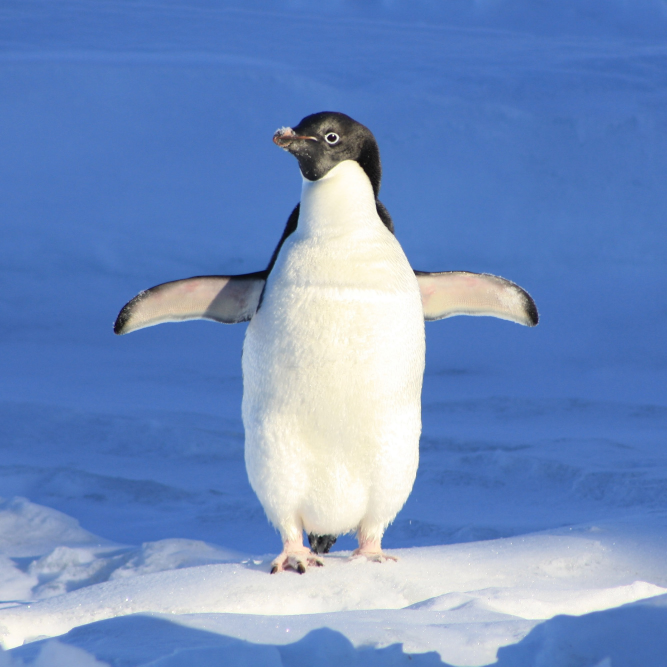
#> input picture Core/NotebookToScript/penguin.jpg, 2000 x 2000 px (shown at 1/3 size)
$ jupyter execute --allow-errors ImageBlur-RobustComputing.ipynb
#> lines starting #> are read from the running program, lines starting #| are printed output that depends on the picture
This notebook duplicates the function of the ImageBlur example, but adds as many "robust computing" features as we can.

Note: some of these additions will save us from problems, others just make it easier to see where they come from.

Important Note: where we say something is required in this Notebook, we are just demonstrating - nothing here needs any particular numpy version for example, and as of writing, there is no version 2 yet.

[cell 1]
import numpy as np
from PIL import Image

[cell 2]
#A flag telling us whether to plot the images
do_plots = True
try:
    import matplotlib.pyplot as plt
except Exception as e:
    #If matplotlib not availble, we can just not plot the images
    print("Matplotlib could not be imported, error message: "+str(e))
    print("No images will be shown")
    do_plots = False

Check that the library versions are recent enough and that any optional features we might use are present

[cell 3]
# Needs numpy version '2' or '1.12'
npvers = np.__version__.split('.')
assert(int(npvers[0]) > 1 or int(npvers[0])==1 and int(npvers[1]) > 12)

[cell 4]
#One cell per check because execution will cease
#at the first assertion failure and we'd rather see all the errors

# This is a silly check, but the pattern is useful
assert(Image.open)

Rather than run the code steps as we go, we're first going to define functions for all the parts, and then run the "pipeline" at the very end. We document the functions where we write them, and try to give descriptive names. We also try to make our functions robust against errors.

Note that now we don't have "CHANGE this line" throughout our notebook - all the inputs are passed to the functions, and we only make changes in the block at the end

[cell 5]
def load_image(filename):
    """Open an image file and convert into image data we can process
    Inputs:
    filename - full file path to image
    Returns : the image. Return will be None if image can't be opened or understood
    """
#> called with filename = 'penguin.jpg'
    try:
        img = Image.open(filename).convert('L')
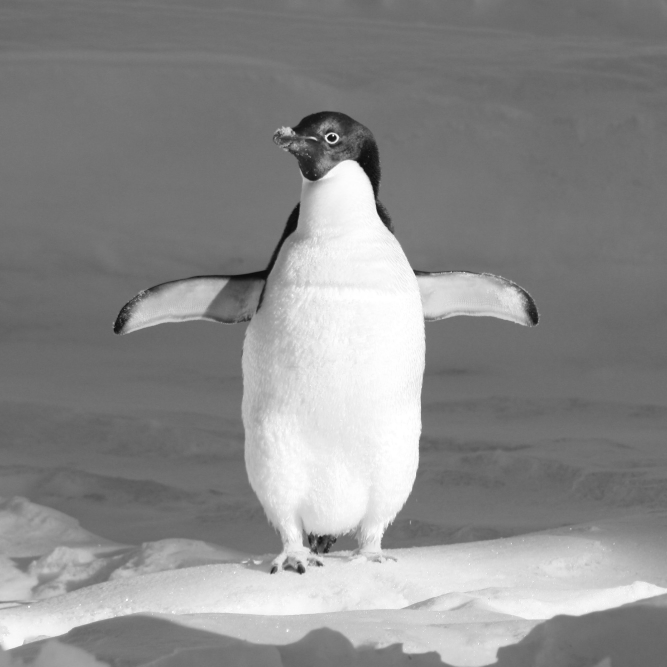
#> img: PIL image 2000x2000 L (shown at 1/3 size); min 8, max 255, mean 138.8
    except Exception as e:
        # We print the exception as well as our own message
        #This is important - something unexpected happened, so why would we
        # assume we know what it was?
        print("Image file not present or could not be opened: "+str(e))
        # return because we can't do anything useful now
        return

    try:
        # We'll work with a resized version of this image
        # First check image is square and give Warning if not!
        # I will allow a tiny bit of un-squareness, at most 1%
        dims = img.size
#> dims = (2000, 2000)
        if abs(dims[0]-dims[1])/dims[0] > 0.01:
            print("WARNING: Your image is not square. It will be deformed!")
        #Continue anyway because this is not a blocking problem

        dim = 2000
        img_resized = img.resize((dim,dim))
    except:
        # Now if anything happens, we'll at least know which step went wrong
        print("Error resizing image")
        # We might try to go on anyway with the original image although
        # beware that this might not be a sensible thing to do
        img_resized = img

    try:
        # ... and convert it into a numpy array of floats
        img_data = np.asarray(img_resized,dtype=float)
    except Exception as e:
        print("Error converting data: "+str(e))

    return img_data

[cell 6]
def gaussian_blur_with_fft(image, width):
    """ Applies a simple blur by convolving the image with a Gaussian.
    Convolution is most-easily done by converting to Fourier space and multiplying,
    then converting back into real space.
    Inputs:
    image - the image (expects np array of float type)
    width - the width (amount) of blur (higher is more)
    Returns: the blurred image
    """
#> called with width = 0.2

    #Check the inputs are OK

    #Because image should be an array, we can't just assert(image)
    assert(image is not None)
    # Width should be strictly +ve
    assert(width > 0)

    dim = len(image)
#> dim = 2000
    # None of this part should be able to fail unless numpy is missing etc
    # So we can't say much useful if there is any error so use a single try/except block
    try:
        # Define a Gaussian in 1D on a grid with the same number of points as the image
        domain = np.linspace(-5,5,dim)
#> domain = 2000 values from -5 to 5
        gauss = np.exp(-0.5*domain**2/(width*width))

        # Roll this around the 1D boundary so that the Gaussian is centered on grid 0,0
        shift = int(dim/2)
#> shift = 1000
        gauss = np.roll(gauss,shift)
#> gauss = 2000 values, max 1 at index 0, min 1.92e-136 at index 999, mean 0.0501

        # Turn into a 2D Gaussian
        gauss2D = gauss[:,np.newaxis] * gauss[np.newaxis,:]
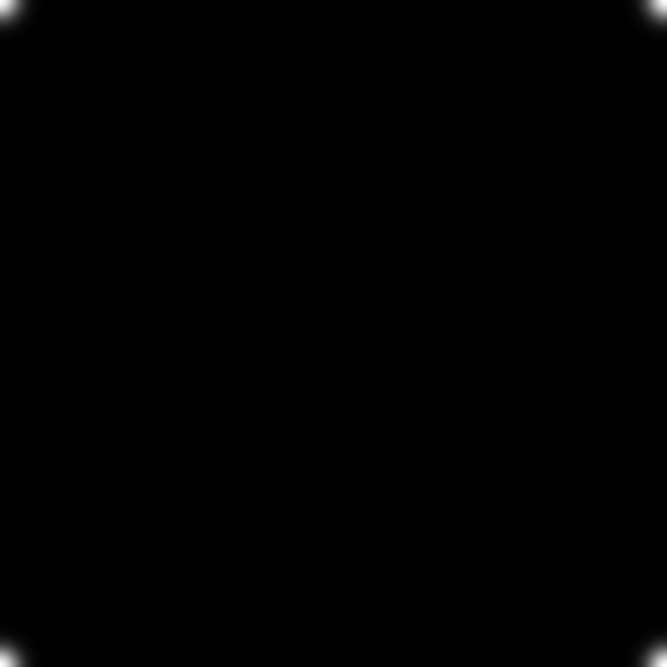
#> gauss2D: shape (2000, 2000) float64 (shown at 1/3 size); min 3.68e-272, max 1, mean 0.00251
    except Exception as e:
        print("Problem creating Gaussian kernel for blur "+str(e))
        #Return the unblurred image. This might be sensible, this might
        # be a TERRIBLE THING TO DO - beware of silent failing!!!
        return image

    try:
        # Fourier transform the image and the Gaussian using standard numpy functions
        img_fft   = np.fft.fft2(image)
        gauss_fft = np.fft.fft2(gauss2D)
    except Exception as e:
        print("Problem performing FFTs: "+str(e))
        return image

    # Multiplication in Fourier space
    img_conv = img_fft*gauss_fft
    try:
        # Transform the result back into real space using the inverse transform
        img_ifft = np.fft.ifft2(img_conv)
    except Exception as e:
        print("Problem with inverse transform "+str(e))
        return image

    return img_ifft.real

This last section is the actual code.

As in the other notebook I am using an image of penguin (Photo by Pixabay from Pexels) but any jpg will work.

Note that the "meat" of the code is now a LOT more compact, and it becomes a lot clearer where we should make changes and things.

[cell 7]
# Load the image
img_data = load_image('penguin.jpg')

if do_plots:
    # Show the image
    plt.figure(figsize = [6, 6])
    plt.imshow(img_data, cmap='gray')
    plt.title("Original Image")

#Do the blur
img_blurred = gaussian_blur_with_fft(img_data, 0.2)
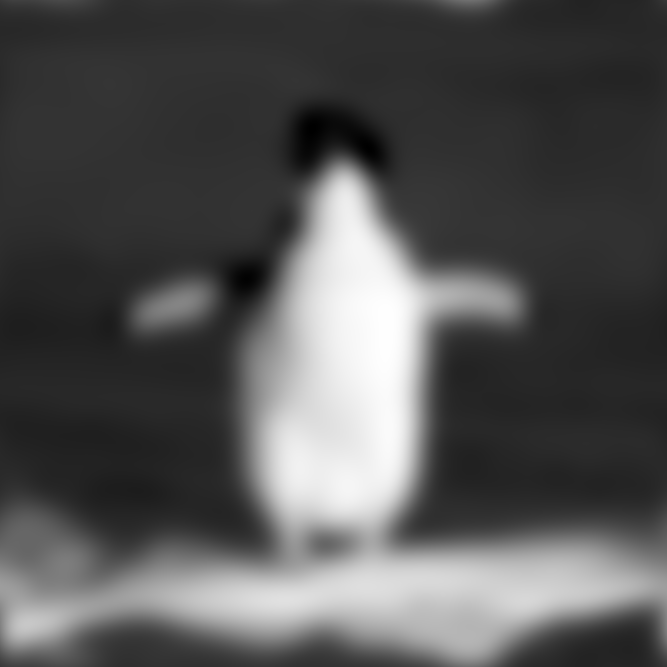
#> img_blurred: shape (2000, 2000) float64 (shown at 1/3 size); min 829159.1, max 2529791.5, mean 1394222; drawn with min black and max white

if do_plots:
    # Display the result of blurring the picture
    plt.figure(figsize = [6, 6])
    plt.imshow(img_blurred, cmap='gray')

    # NOTE: the semi-colon ';' stops the result of this line being printed
    plt.title("Blurred Image");

The cell below fails, to show how the assertions work

#> (a cell that did not finish here is left out)
